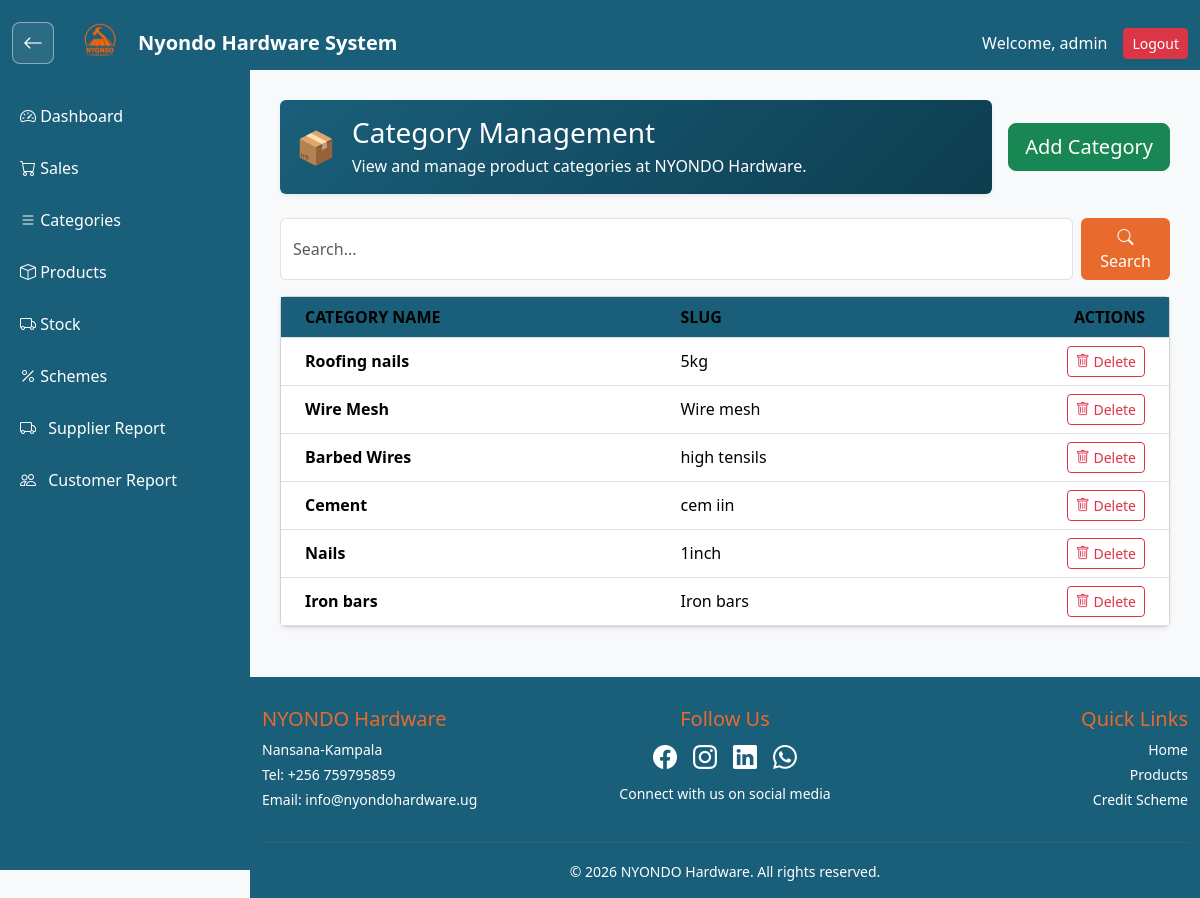
Page /saleapp/categories/ (signed in) on the committed database.
### saleapp/models.py (models this page shows, shortened)
class Category(models.Model):
    category_name = models.CharField(max_length=100, unique=True)
    slug = models.SlugField(unique=True)

### saleapp/views.py (the view)
# urls.py: path("categories/", views.category_list, name="category_list"),
@login_required
def category_list(request):
    search_query = request.GET.get('search', '').strip()
    categories = Category.objects.all()
    if search_query:
        categories = categories.filter(
            Q(category_name__icontains=search_query) |
            Q(slug__icontains=search_query)
        )
    return render(request, "category_list.html", {
        'categories': categories,
        'search_query': search_query
    })

### saleapp/templates/category_list.html
{% extends 'base.html' %}
{% block content %}
<div class="d-flex flex-column flex-md-row align-items-start justify-content-between gap-3 mb-4">
    <div class="card flex-fill shadow-sm border-0" style="background: linear-gradient(135deg, #1a5f7a 0%, #0d3d4f 100%); color: white;">
        <div class="card-body">
            <div class="d-flex align-items-center gap-3">
                <span class="fs-2">📦</span>
                <div>
                    <h3 class="mb-1">Category Management</h3>
                    <p class="mb-0 text-white-75">View and manage product categories at NYONDO Hardware.</p>
                </div>
            </div>
        </div>
    </div>
    <a href="{% url 'create_category' %}" class="btn btn-success btn-lg align-self-center">Add Category</a>
</div>
  <form method="GET" action="" class="d-flex mb-3">
    <input type="text" name="search" class="form-control me-2"
           placeholder="Search..." value="{{ search_query }}">
    <button type="submit" class="btn" style="background-color: #e86a2c; color: white;">
        <i class="bi bi-search"></i> Search
    </button>
</form>
<div class="card shadow-sm">
    <div class="card-body p-0">
        <div class="table-responsive">
            <table class="table mb-0" >
                <thead class="table- text-uppercase small;">
                    <tr>
                        <th class="ps-4" style="background-color: #1a5f7a;">Category Name</th>
                        <th style="background-color: #1a5f7a;">Slug</th>
                        <th class="text-end pe-4" style="background-color: #1a5f7a;">Actions</th>
                    </tr>
                </thead>
                <tbody>
                    {% for category in categories %}
                    <tr class="align-middle">
                        <td class="ps-4 fw-semibold">{{ category.category_name }}</td>
                        <td>{{ category.slug }}</td>
                        <td class="text-end pe-4">
                            <a href="{% url 'delete_category' category.id %}" class="btn btn-outline-danger btn-sm">
                                <i class="bi bi-trash"></i> Delete
                            </a>
                        </td>
                    </tr>
                    {% empty %}
                    <tr>
                        <td colspan="3" class="text-center py-4 text-muted">No categories have been added yet.</td>
                    </tr>
                    {% endfor %}
                </tbody>
            </table>
        </div>
    </div>
</div>
{% endblock %}

### templates/nav.html (shortened to what this page needs)
{% load static %}
<nav class="navbar navbar-dark top-navbar fixed-top">
    <div class="container-fluid d-flex justify-content-between align-items-center">
        <div class="d-flex align-items-center">
            <button
                type="button"
                class="back-arrow-btn me-3"
                onclick="goBackToPreviousPage()"
                aria-label="Go back"
                title="Go back">
                <i class="bi bi-arrow-left"></i>
            </button>
            <a href="{% url 'home' %}"
               class="navbar-brand fw-bold d-flex align-items-center">
                <img src="{% static 'stenalogo.png' %}"
                     alt="logo"
                     width="60"
                     height="60"
                     class="rounded-circle me-2">
                Nyondo Hardware System
            </a>
        </div>
        <div class="d-flex align-items-center">
            {% if user.is_authenticated %}
                <span class="text-white me-3">
                    Welcome, {{ user.username }}
                </span>
                <form action="{% url 'logout' %}" method="POST" class="m-0">
                    <button type="submit" class="btn btn-danger btn-sm">
                        Logout
                    </button>
                </form>
            {% endif %}
        </div>
    </div>
</nav>
<div class="sidebar">
    <a href="{% url 'dashboard' %}">
        <i class="bi bi-speedometer2"></i> Dashboard
    </a>
    <a href="{% url 'home' %}">
        <i class="bi bi-cart"></i> Sales
    </a>
    <a href="{% url 'category_list' %}">
        <i class="bi bi-list"></i> Categories
    </a>
    <a href="{% url 'product_list' %}">
        <i class="bi bi-box"></i> Products
    </a>
    <a href="{% url 'stock_receipt_list' %}">
        <i class="bi bi-truck"></i> Stock
    </a>
    <a href="{% url 'scheme_customer_list' %}">
        <i class="bi bi-percent"></i> Schemes
    </a>
    <a href="{% url 'supplier_report' %}">
        <i class="bi bi-truck me-2"></i> Supplier Report
    </a>
    <a href="{% url 'customer_report' %}">
        <i class="bi bi-people me-2"></i> Customer Report
    </a>
</div>

### templates/nav.html (style rules this page uses)
body { background-color: #f8f9fa; }
.top-navbar { height: 70px; z-index: 1000; background-color: #1a5f7a; }
.back-arrow-btn { width: 42px; height: 42px; display: inline-flex; align-items: center; justify-content: center; border: 1px solid rgba(255, 255, 255, 0.45); border-radius: 8px; color: white; background-color: rgba(255, 255, 255, 0.08); font-size: 1.25rem; text-decoration: none; transition: background-color 0.2s ease, border-color 0.2s ease; }
.sidebar { width: 250px; height: 100vh; position: fixed; top: 70px; left: 0; background-color: #1a5f7a; padding-top: 20px; }
.sidebar a { display: block; padding: 14px 20px; color: white; text-decoration: none; transition: 0.3s; }

### rows in the picture
Category: category_name "Roofing nails", slug "5kg"
Category: category_name "Wire Mesh", slug "Wire mesh"
Category: category_name "Barbed Wires", slug "high tensils"
Category: category_name "Cement", slug "cem iin"
Category: category_name "Nails", slug "1inch"
Category: category_name "Iron bars", slug "Iron bars"

### other values in the picture
{{ user.username }} "admin"
